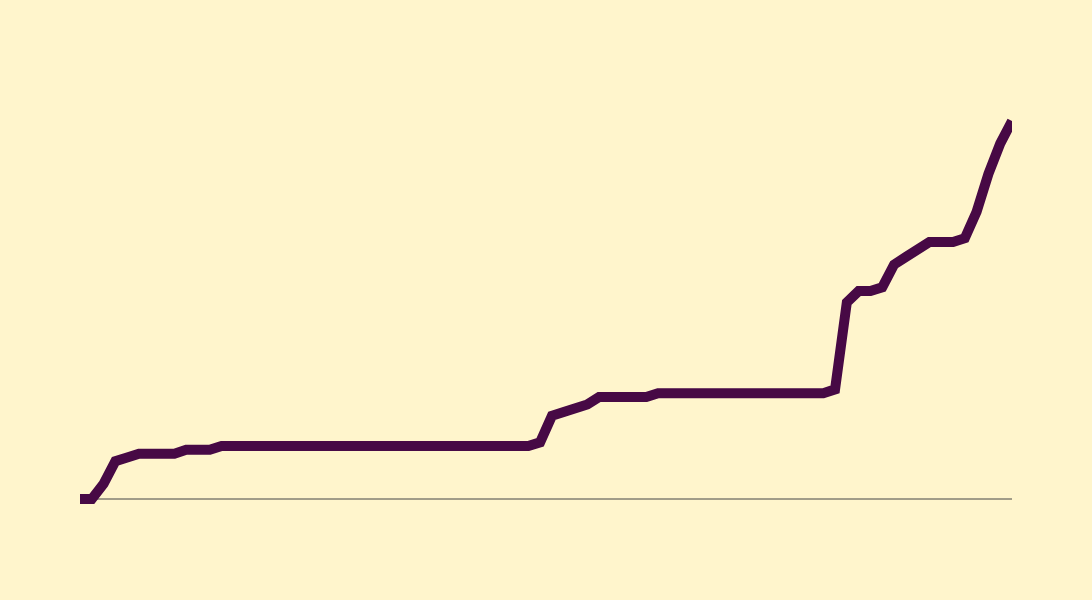

The cell this chart's notebook holds for it:
### Code cell
import pandas as pd
import plotly.graph_objects as go

# Load the CSV file
df = pd.read_csv('Newtuber.csv')

# Check the first few rows to ensure the data is loaded correctly
print(df.head())

# Create the line chart
fig = go.Figure()

# Add a line trace for cumulative subscribers with customizable line width
fig.add_trace(go.Scatter(
    x=df['Date'], 
    y=df['Subcribers'], 
    mode='lines', 
    name='Cumulative Subscribers',
    line=dict(width=10)  # Control the thickness of the line here
))

# Update the layout with customizable height, width, gridlines, axis labels, and tick labels
fig.update_layout(
    title='',
    xaxis=dict(
        title='Date' if False else '',  # Control whether x-axis label is displayed
        showgrid=False,                 # Control x-axis gridlines visibility
        gridcolor='lightgrey',     
        showticklabels=False  # Set to False to hide actual date values on the x-
        
    ),
    yaxis=dict(
        title='Cumulative Subscribers' if False else '',  # Control whether y-axis label is displayed
        showgrid=False,                                  # Control y-axis gridlines visibility
        gridcolor='lightgrey',     
        showticklabels=False  # Set to False to hide actual subscriber values on the y-axis
    ),
    template='base',  # Using the base template
    width=1200,        # Set your desired width here
    height=600        # Set your desired height here
)

# Show the plot
fig.show()

### Figure 1 — Plotly figure (JSON) as saved in the notebook; plotly's stock layout.template omitted (floating-point values rounded to 4 significant figures)
{"data": [{"line": {"width": 10}, "mode": "lines", "name": "Cumulative Subscribers", "type": "scatter", "x": ["2024-07-12", "2024-07-13", "2024-07-14", "2024-07-15", "2024-07-16", "2024-07-17", "2024-07-18", "2024-07-19", "2024-07-20", "2024-07-21", "2024-07-22", "2024-07-23", "2024-07-24", "2024-07-25", "2024-07-26", "2024-07-27", "2024-07-28", "2024-07-29", "2024-07-30", "2024-07-31", "2024-08-01", "2024-08-02", "2024-08-03", "2024-08-04", "2024-08-05", "2024-08-06", "2024-08-07", "2024-08-08", "2024-08-09", "2024-08-10", "2024-08-11", "2024-08-12", "2024-08-13", "2024-08-14", "2024-08-15", "2024-08-16", "2024-08-17", "2024-08-18", "2024-08-19", "2024-08-20", "2024-08-21", "2024-08-22", "2024-08-23", "2024-08-24", "2024-08-25", "2024-08-26", "2024-08-27", "2024-08-28", "2024-08-29", "2024-08-30", "2024-08-31", "2024-09-01", "2024-09-02", "2024-09-03", "2024-09-04", "2024-09-05", "2024-09-06", "2024-09-07", "2024-09-08", "2024-09-09", "2024-09-10", "2024-09-11", "2024-09-12", "2024-09-13", "2024-09-14", "2024-09-15", "2024-09-16", "2024-09-17", "2024-09-18", "2024-09-19", "2024-09-20", "2024-09-21", "2024-09-22", "2024-09-23", "2024-09-24", "2024-09-25", "2024-09-26", "2024-09-27", "2024-09-28", "2024-09-29"], "y": [0, 0, 4, 10, 11, 12, 12, 12, 12, 13, 13, 13, 14, 14, 14, 14, 14, 14, 14, 14, 14, 14, 14, 14, 14, 14, 14, 14, 14, 14, 14, 14, 14, 14, 14, 14, 14, 14, 14, 15, 22, 23, 24, 25, 27, 27, 27, 27, 27, 28, 28, 28, 28, 28, 28, 28, 28, 28, 28, 28, 28, 28, 28, 28, 29, 52, 55, 55, 56, 62, 64, 66, 68, 68, 68, 69, 76, 86, 94, 100]}], "layout": {"height": 600, "title": {"text": ""}, "width": 1200, "xaxis": {"gridcolor": "lightgrey", "showgrid": false, "showticklabels": false, "title": {"text": ""}}, "yaxis": {"gridcolor": "lightgrey", "showgrid": false, "showticklabels": false, "title": {"text": ""}}}}
